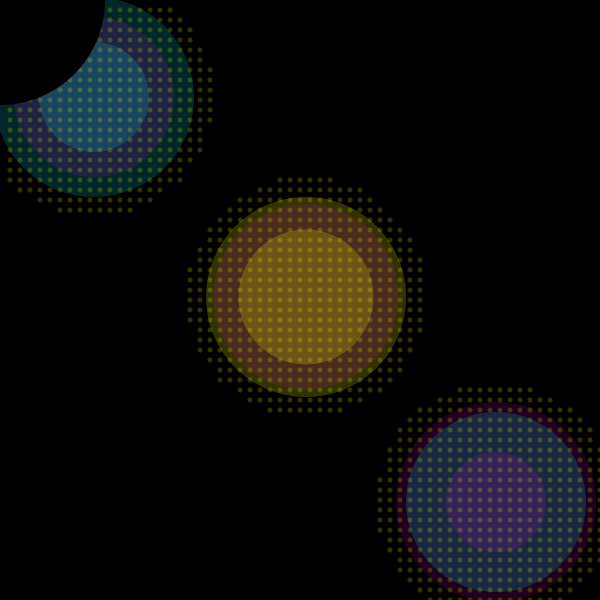
Frame 1 (no input)
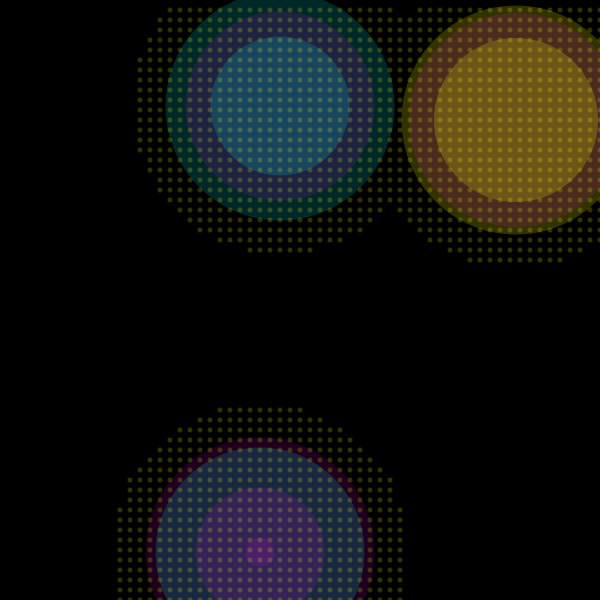
Frame 60 (the mouse pressed at the canvas centre just before this capture)
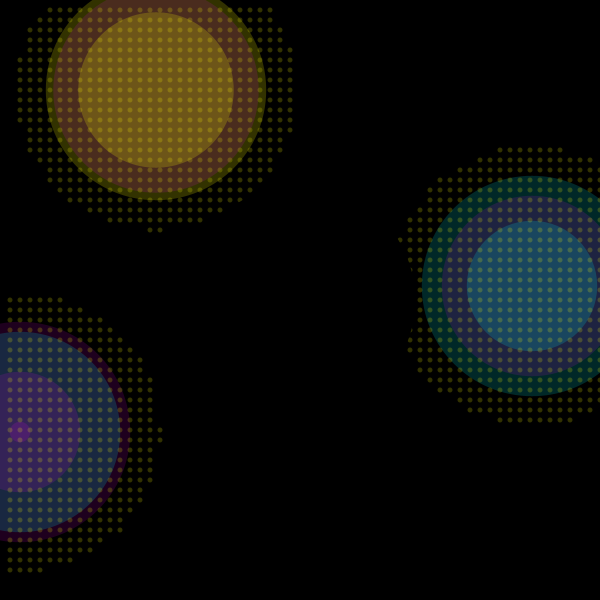
Frame 120 (the mouse held since frame 60 and released just before this capture)

The Processing sketch that drew these frames (run headless with seeded random() and noise(); from frame 60 on, the mouse is pressed at the canvas centre):

// Processing sketch: processing_68589
// ── processing_68589.pde

float pulseRadius = 200;
int collisionRadius = 15;
int X, Y;
int nX, nY;
int delay= 120;

int space = 10; // distance between each bubble 
int radiusB = 5; //radius of the backgroundbubbles

color black = color(0);
color cyan = color(255, 255, 0,50);
color cyan2 = color(200, 200, 0,25);
color yellow = color(255, 0, 255,30);
color pink = color(0, 255, 255,40);

color yellowLight = color(255, 255, 0,50);

int xball1 = 300;
int yball1 = 300;

int xball2 = 500;
int yball2 = 500;

int xball3 = 100;
int yball3 = 100;

float xspeed1 = -6;
float yspeed1 = 3;

float xspeed2 = 4;
float yspeed2 = 2;

float xspeed3 = 6;
float yspeed3 = -3;






void setup() {
  size(600, 600);
  noStroke(); //no strokes for the bubbles
  smooth();
  delay(250);
  frameRate( 1000 ); 
  X = width / 2;
  Y = width / 2;
  

  //xpos= 10; //vertical location of each bubble
  //ypos= 10; //horintal location of each bubble
}

void draw() {
 background (0,70); //canvas background color


  pulseRadius = pulseRadius + 5*sin( frameCount/4 ); //Using sin and framecount to make the radius smaller and bigger - remember the curve.

  // ANIMATION BALLS + DRAWING THEIR CURRENT POSITION

  



  //2nd ball - CYAN
  xball1-=xspeed1;
  yball1-=yspeed1;

  if (xball1 <= collisionRadius || xball1 >= width - collisionRadius) {
    xspeed1 *= -1;
  }
  if (yball1 <= collisionRadius || yball1 >= height - collisionRadius) {
    yspeed1 *= -1;
  }

  fill(cyan);
  ellipse(xball1, yball1, pulseRadius, pulseRadius ); //drawing pulsing cirkle - with stroke and blue fill
  fill(yellow);
  ellipse(xball1, yball1, pulseRadius-15, pulseRadius-15 );
  fill(cyan);
  ellipse(xball1, yball1, pulseRadius-65, pulseRadius-65 );


  // 3rd ball - YELLOW
  xball2-=xspeed2;
  yball2+=yspeed2;

  if (xball2 <= collisionRadius || xball2 >= width - collisionRadius) {
    xspeed2 *= -1;
  }
  if (yball2 <= collisionRadius || yball2 >= height - collisionRadius) {
    yspeed2 *= -1;
  }

  fill(yellow);
  ellipse(xball2, yball2, pulseRadius, pulseRadius ); //drawing pulsing cirkle - with stroke and blue fill
  fill(pink);
  ellipse(xball2, yball2, pulseRadius-20, pulseRadius-20 ); //drawing pulsing cirkle - with stroke and blue fill
  fill(yellow);
  ellipse(xball2, yball2, pulseRadius-100, pulseRadius-100 ); //drawing pulsing cirkle - with stroke and blue fill
  fill(yellow);
  ellipse(xball2, yball2, pulseRadius-200, pulseRadius-200 ); //drawing pulsing cirkle - with stroke and blue fill


  // 4rd ball   -  PINK
  xball3-=xspeed3;
  yball3+=yspeed3;

  if (xball3 <= collisionRadius || xball3 >= width - collisionRadius) {
    xspeed3 *= -1;
  }
  if (yball3 <= collisionRadius || yball3 >= height - collisionRadius) {
    yspeed3 *= -1;
  }

  fill(pink); 
  ellipse(xball3, yball3, pulseRadius, pulseRadius ); //drawing pulsing cirkle - with stroke and blue fill
  fill(yellow); 
  ellipse(xball3, yball3, pulseRadius-40, pulseRadius-40 ); //drawing pulsing cirkle - with stroke and blue fill
   fill(pink); 
  ellipse(xball3, yball3, pulseRadius-90, pulseRadius-90 ); //drawing pulsing cirkle - with stroke and blue fill

  //background(0,50);
  //the loop for the bubbles on the canvas
  for (int xpos = 10; xpos <= 600; xpos += space) {
    for (int ypos = 10; ypos <= 600; ypos += space) {
      //      fill(0); //using no fill the the many bubbles in the loop
      //      ellipse(xpos, ypos, radiusB, radiusB);
 
  //Now the pulsing mouse - we are taing that out of the forloop. 
  //Experiment - for ( int radius = 30; radius <=60; radius +=sin( frameCount / 4)) { 



  // LIGHT UP LIGHTS WITHIN RANGE OF PULSING BALLS-----------------------------------------------------------------------------   

  //we neeed the distance between the balls and the middle of the cirkle - the mouseX and mouseY.     
  if ( dist(xpos, ypos, xball1, yball1)  <= pulseRadius-80) { //putting this in an if statment
    fill(yellowLight);  //so when the distance between mouse and the cirkle are smaller than radius then put red fill in.
    ellipse(xpos, ypos, radiusB, radiusB);
  }//if(dist(xpos,ypos,mouseX,mouseY) >= radius);  {
  else if ( dist(xpos, ypos, xball2, yball2)  <= pulseRadius-80) { //putting this in an if statment
    fill(yellowLight);  //so when the distance between mouse and the cirkle are smaller than radius then put red fill in.
    ellipse(xpos, ypos, radiusB, radiusB);
  }
  else if ( dist(xpos, ypos, xball3, yball3)  <= pulseRadius-80) { //putting this in an if statment
    fill(yellowLight);  //so when the distance between mouse and the cirkle are smaller than radius then put red fill in.
    ellipse(xpos, ypos, radiusB, radiusB);
  }
  else {
    fill(0);  //when not - put black fill in, same as the background.
    ellipse(xpos, ypos, radiusB, radiusB);
   }
  }  
    }


  //1st ball - BLACK
  fill(black);
  ellipse( mouseX, mouseY, pulseRadius+10, pulseRadius+10); //drawing pulsing cirkle - with stroke and blue fill
}

void mouseMoved() {
  nX = mouseX;
  nY = mouseY;
}
